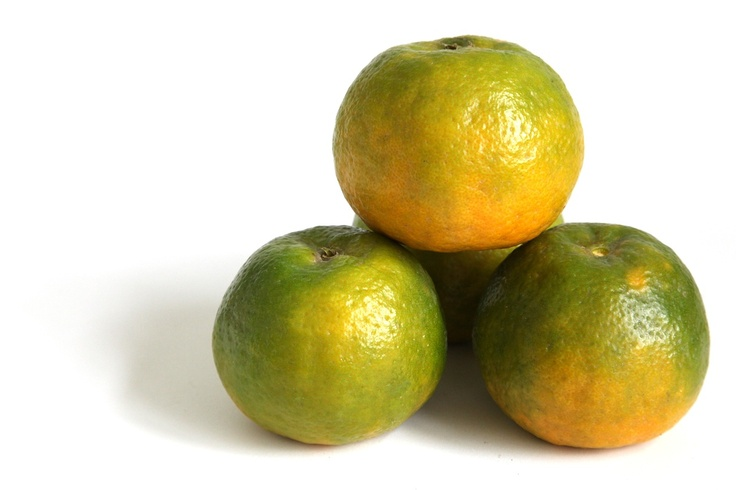
#> input picture jerukknn/datatest.jpeg, 736 x 490 px
$ python GLCM.py jerukknn/datatest.jpeg   (Python 2 division)   (older library calls are emulated)
#> lines starting #> are read from the running program, lines starting #| are printed output that depends on the picture; long printed decimals are rounded
#> further down, image is the input picture: shape (490, 736, 3); mean B, G, R 166.1, 204.9, 212.2
import cv2
import numpy as np
import sys
import math


class GLCM:
    def __init__(self, image, dy, dx):
        self.image = image
        self.dy = dy
        self.dx = dx
        self.glcm = self.GLCMcount()
        self.kontras, self.meanI, self.meanJ, self.energy, self.homogenity = self.contrast()
        self.taoI, self.taoJ = self.tao()
        self.korelasion = self.correlation()

    def GLCMcount(self):
        height, width = self.image.shape[:2]
#> height = 490; width = 736
        glcm = np.zeros((256, 256, 3), np.double)
        x = 0
        for i in range(height):
            for j in range(width):
                if i + self.dy in range(height) and j + self.dx in range(width):
                    glcm[self.image[i, j, 0], self.image[i +
                                                         self.dy, j + self.dx, 0], 0] += 1
                    glcm[self.image[i, j, 1], self.image[i +
                                                         self.dy, j + self.dx, 1], 1] += 1
                    glcm[self.image[i, j, 2], self.image[i +
                                                         self.dy, j + self.dx, 2], 2] += 1
                    # print str(image[i,j,0]) + " " + str(image[i+dy,j+dx,0]) + "
                    # " + str(glcm[image[i,j,0],image[i+dy,j+dx,0],0])
                    x += 1
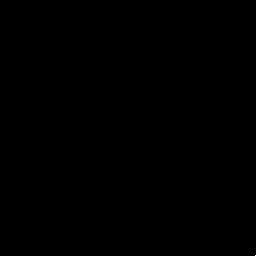
#> glcm: shape (256, 256, 3) float64; mean of channels 0, 1, 2 5.5, 5.5, 5.5; drawn with min black and max white
#> after the loop, x = 360150
        glcm = glcm / x
        return glcm

    def contrast(self):
        contrast = np.zeros(3, np.float)
        meanI = np.zeros(3, np.float)
        meanJ = np.zeros(3, np.float)
        energy = np.zeros(3, np.float)
        homogenity = np.zeros(3, np.float)
        for i in range(256):
            for j in range(256):
                contrast[0] += pow(i - j, 2) * self.glcm[i, j, 0]
                contrast[1] += pow(i - j, 2) * self.glcm[i, j, 1]
                contrast[2] += pow(i - j, 2) * self.glcm[i, j, 2]
                meanI[0] += i * self.glcm[i, j, 0]
                meanI[1] += i * self.glcm[i, j, 1]
                meanI[2] += i * self.glcm[i, j, 2]
                meanJ[0] += j * self.glcm[i, j, 0]
                meanJ[1] += j * self.glcm[i, j, 1]
                meanJ[2] += j * self.glcm[i, j, 2]
                energy[0] += pow(self.glcm[i, j, 0], 2)
                energy[1] += pow(self.glcm[i, j, 1], 2)
                energy[2] += pow(self.glcm[i, j, 2], 2)
                homogenity[0] += self.glcm[i, j, 0] / (1 + abs(i - j))
                homogenity[1] += self.glcm[i, j, 1] / (1 + abs(i - j))
                homogenity[2] += self.glcm[i, j, 2] / (1 + abs(i - j))
#> after the loop, contrast = [44.2, 29.55, 27.98]; energy = [0.235, 0.25, 0.251]; homogenity = [0.683, 0.691, 0.691]; meanI = [166, 204.8, 212.1]
        return contrast, meanI, meanJ, energy, homogenity

    def correlation(self):
        correlation = np.zeros(3, np.float)
        for i in range(256):
            for j in range(256):
                correlation[0] += ((i - self.meanI[0]) * (j - self.meanJ[0])
                                   * self.glcm[i, j, 0]) / (self.taoI[0] * self.taoJ[0])
                correlation[1] += ((i - self.meanI[1]) * (j - self.meanJ[1])
                                   * self.glcm[i, j, 1]) / (self.taoI[1] * self.taoJ[1])
                correlation[2] += ((i - self.meanI[2]) * (j - self.meanJ[2])
                                   * self.glcm[i, j, 2]) / (self.taoI[2] * self.taoJ[2])
                # print correlation;
        return correlation

    def tao(self):
        taoI = np.zeros(3, np.float)
        taoJ = np.zeros(3, np.float)
        for i in range(256):
            for j in range(256):
                taoI[0] += pow(i - self.meanI[0], 2) * self.glcm[i, j, 0]
                taoI[1] += pow(i - self.meanI[1], 2) * self.glcm[i, j, 1]
                taoI[2] += pow(i - self.meanI[2], 2) * self.glcm[i, j, 2]
                taoJ[0] += pow(j - self.meanJ[0], 2) * self.glcm[i, j, 0]
                taoJ[1] += pow(j - self.meanJ[1], 2) * self.glcm[i, j, 1]
                taoJ[2] += pow(j - self.meanJ[2], 2) * self.glcm[i, j, 2]
                # [5 lines of commented-out code are left out]
        for i in range(3):
            taoI[i] = math.sqrt(taoI[i])
            taoJ[i] = math.sqrt(taoJ[i])
        return taoI, taoJ

    def printglcm(self):

        print "meanI = " + str(rgb2gs(self.meanI))
        print "meanJ = " + str(rgb2gs(self.meanJ))
        print "taoI = " + str(rgb2gs(self.taoI))
        print "taoJ = " + str(rgb2gs(self.taoJ))
        print "kontras = " + str(rgb2gs(self.kontras))
        print "Energy = " + str(rgb2gs(self.energy))
        print "Homogenitas = " + str(rgb2gs(self.homogenity))
        print "Correlation = " + str(rgb2gs(self.korelasion))

    def writeglcm(self):
        with open("test.txt", "a") as myfile:
            myfile.write(str(rgb2gs(self.kontras)) + " " + str(rgb2gs(self.energy)) + " " +
                         str(rgb2gs(self.homogenity)) + " " + str(rgb2gs(self.korelasion)) + "\n")
        with open("type.txt", "a") as myfile:
            myfile.write(str(1) + ",\n")


def rgb2gs(rgb):
    val = 0.114 * (rgb[0]) + 0.587 * (rgb[1]) + 0.299 * (rgb[2])
    return val


if __name__ == '__main__':
    image = cv2.imread(sys.argv[1])
    glcm = GLCM(image, 0, 1)
    imglcm = glcm.glcm.astype(np.uint8)
#> imglcm: shape (256, 256, 3); every value is 0
    glcm.printglcm()
#| meanI = 202.560
#| meanJ = 202.560
#| taoI = 69.118
#| taoJ = 69.118
#| kontras = 30.752
#| Energy = 0.2487
#| Homogenitas = 0.69
#| Correlation = 0.9967
    glcm.writeglcm()

    # [16 lines of commented-out code are left out]
